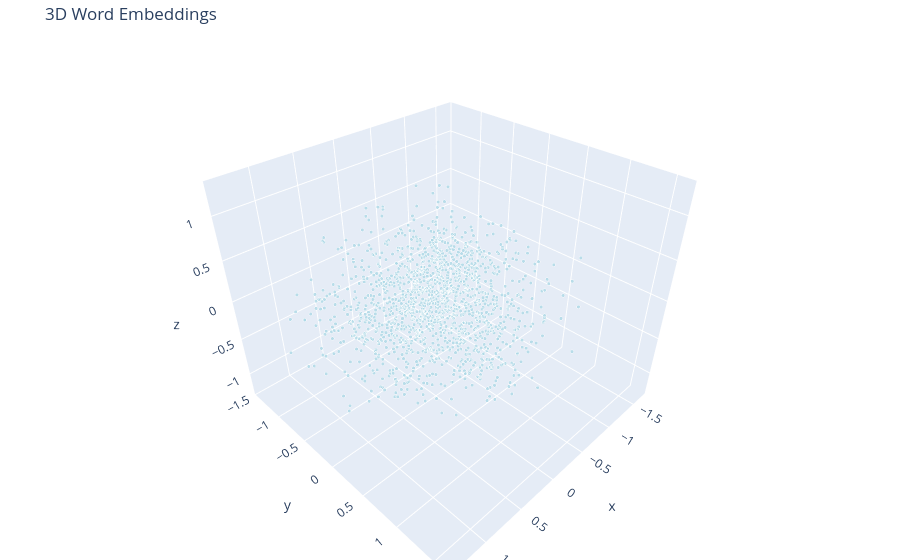

Notebook code cell kept with this figure:
### Code cell
import plotly.graph_objects as go

# TODO(you): write `plot_embeddings(coords, words, query=None, neighbor_set=None)` that
# draws a plotly Scatter3d: hover text = the word; color/size the `query` and any words in
# `neighbor_set` distinctly. Return the figure (end the cell with the figure object).

def plot_embeddings(coords, words, query = None, neighbor_set = None):
    if neighbor_set is None:
        neighbor_set = set()

    colors = []
    sizes = []

    for w in words:
        if w == query:
            colors.append("red")
            sizes.append(10)
        elif w in neighbor_set:
            colors.append("orange")
            sizes.append(7)
        else:
            colors.append("lightblue")
            sizes.append(4)

    fig = go.Figure(
        data =[
            go.Scatter3d(
                x = coords[:, 0],
                y = coords[:, 1],
                z = coords[:, 2],
                mode = "markers",
                text = words,
                hovertemplate ="%{text}<extra></extra>",
                marker = dict(
                    color = colors,
                    size = sizes,
                    opacity = 0.8,
                ),
            )
        ]
    )

    fig.update_layout(
        title = "3D Word Embeddings",
        margin = dict(l = 0, r = 0, b = 0, t = 40),
    )

    return fig


fig = plot_embeddings(pca3, plot_words)
fig

### Figure 1 — Plotly figure (JSON) as saved in the notebook; plotly's stock layout.template omitted (floating-point values rounded to 4 significant figures; data arrays with more than 128 entries replaced by an {"elided": "..."} marker saying what was removed)
{"data": [{"hovertemplate": "%{text}<extra></extra>", "marker": {"color": {"elided": "1500 str values"}, "opacity": 0.8, "size": {"elided": "1500 int values"}}, "mode": "markers", "text": {"elided": "1500 str values"}, "type": "scatter3d", "x": {"elided": "1500 float values"}, "y": {"elided": "1500 float values"}, "z": {"elided": "1500 float values"}}], "layout": {"margin": {"b": 0, "l": 0, "r": 0, "t": 40}, "title": {"text": "3D Word Embeddings"}}}
